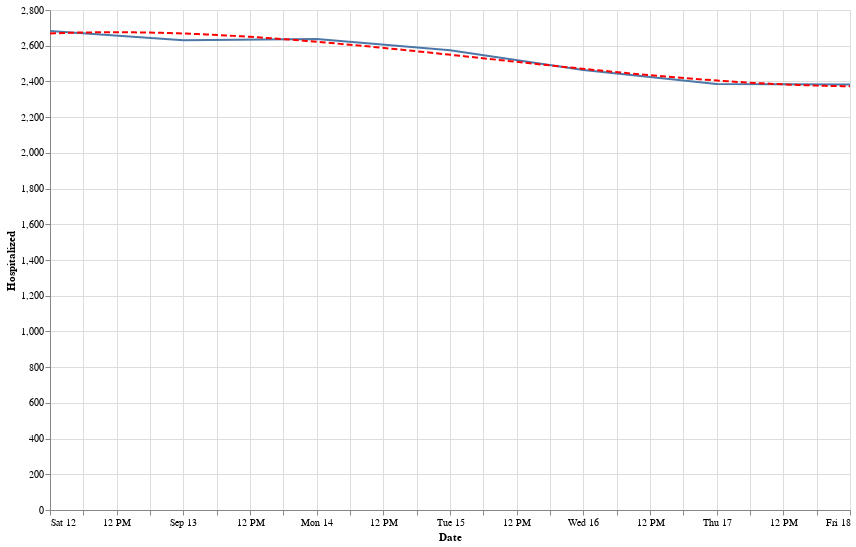

Here is the notebook cell this chart was saved with:
### Code cell
state = alt.Chart(data[data['State'] == 'FL'].sort_values('Date').tail(7)).mark_line().encode(
    x='Date:T',
    y='Hospitalized:Q'
)
reg = state.transform_regression("Date", "Hospitalized", method="poly").mark_line(color='red', strokeDash=[6,3])
(state+reg).properties(width=800, height=500).interactive()

### Figure 1 — Vega-Lite specification as saved in the notebook (floating-point values rounded to 4 significant figures)
{"config": {"view": {"continuousWidth": 400, "continuousHeight": 300}}, "layer": [{"mark": "line", "encoding": {"x": {"type": "temporal", "field": "Date"}, "y": {"type": "quantitative", "field": "Hospitalized"}}, "selection": {"selector008": {"type": "interval", "bind": "scales", "encodings": ["x", "y"]}}}, {"mark": {"type": "line", "color": "red", "strokeDash": [6, 3]}, "encoding": {"x": {"type": "temporal", "field": "Date"}, "y": {"type": "quantitative", "field": "Hospitalized"}}, "transform": [{"on": "Date", "regression": "Hospitalized", "method": "poly"}]}], "data": {"name": "data-e65aada78d47091cbd622a6e5a3be2e8"}, "height": 500, "width": 800, "$schema": "https://vega.github.io/schema/vega-lite/v4.0.2.json", "datasets": {"data-e65aada78d47091cbd622a6e5a3be2e8": [{"State": "FL", "Date": "09-12-2020", "Confirmed": 661600.0, "Deaths": 12600.0, "Recovered": 0.0, "Confirmed_New": 3190.0, "Deaths_New": 98.0, "Recovered_New": 0.0, "Active": 649000.0, "positive": 661600.0, "negative": 4240000.0, "pending": 3676.0, "totalTestResults": 4902000.0, "Hospitalized": 2683.0, "hospitalizedCumulative": 41690.0, "inIcuCurrently": null, "inIcuCumulative": null, "onVentilatorCurrently": null, "onVentilatorCumulative": null, "recovered": null, "dataQualityGrade": "A+", "lastUpdateEt": "9/11/2020 23:59", "dateModified": "2020-09-11T23:59:00Z", "checkTimeEt": "09/11 19:59", "death": 12760.0, "hospitalized": 41690.0, "dateChecked": "2020-09-11T23:59:00Z", "totalTestsViral": 6818000.0, "positiveTestsViral": 851900.0, "negativeTestsViral": 5927000.0, "positiveCasesViral": 661600.0, "deathConfirmed": 12760.0, "deathProbable": null, "totalTestEncountersViral": null, "totalTestsPeopleViral": 4909000.0, "totalTestsAntibody": 446700.0, "positiveTestsAntibody": 34740.0, "negativeTestsAntibody": 411900.0, "totalTestsPeopleAntibody": 437900.0, "positiveTestsPeopleAntibody": 34020.0, "negativeTestsPeopleAntibody": 403900.0, "totalTestsPeopleAntigen": null, "positiveTestsPeopleAntigen": 12580.0, "totalTestsAntigen": null, "positiveTestsAntigen": null, "fips": 12.0, "positiveIncrease": 3190.0, "negativeIncrease": 21730.0, "total": 4905000.0, "totalTestResultsSource": "posNeg", "totalTestResultsIncrease": 24920.0, "posNeg": 4902000.0, "deathIncrease": 98.0, "hospitalizedIncrease": 193.0, "hash": "188d0335691f616fdf912e127c0f9d4568a73973", "commercialScore": 0.0, "negativeRegularScore": 0.0, "negativeScore": 0.0, "positiveScore": 0.0, "score": 0.0, "grade": null}, {"State": "FL", "Date": "09-13-2020", "Confirmed": 664000.0, "Deaths": 12610.0, "Recovered": 0.0, "Confirmed_New": 2423.0, "Deaths_New": 8.0, "Recovered_New": 0.0, "Active": 651400.0, "positive": 664000.0, "negative": 4260000.0, "pending": 3696.0, "totalTestResults": 4924000.0, "Hospitalized": 2631.0, "hospitalizedCumulative": 41770.0, "inIcuCurrently": null, "inIcuCumulative": null, "onVentilatorCurrently": null, "onVentilatorCumulative": null, "recovered": null, "dataQualityGrade": "A+", "lastUpdateEt": "9/12/2020 23:59", "dateModified": "2020-09-12T23:59:00Z", "checkTimeEt": "09/12 19:59", "death": 12760.0, "hospitalized": 41770.0, "dateChecked": "2020-09-12T23:59:00Z", "totalTestsViral": 6856000.0, "positiveTestsViral": 854900.0, "negativeTestsViral": 5961000.0, "positiveCasesViral": 664000.0, "deathConfirmed": 12760.0, "deathProbable": null, "totalTestEncountersViral": null, "totalTestsPeopleViral": 4931000.0, "totalTestsAntibody": 446700.0, "positiveTestsAntibody": 34740.0, "negativeTestsAntibody": 411900.0, "totalTestsPeopleAntibody": 437900.0, "positiveTestsPeopleAntibody": 34020.0, "negativeTestsPeopleAntibody": 403900.0, "totalTestsPeopleAntigen": null, "positiveTestsPeopleAntigen": 12660.0, "totalTestsAntigen": null, "positiveTestsAntigen": null, "fips": 12.0, "positiveIncrease": 2423.0, "negativeIncrease": 19830.0, "total": 4928000.0, "totalTestResultsSource": "posNeg", "totalTestResultsIncrease": 22250.0, "posNeg": 4924000.0, "deathIncrease": 8.0, "hospitalizedIncrease": 82.0, "hash": "033818892ed13dc9c9aa656b3121a155a436a978", "commercialScore": 0.0, "negativeRegularScore": 0.0, "negativeScore": 0.0, "positiveScore": 0.0, "score": 0.0, "grade": null}, {"State": "FL", "Date": "09-14-2020", "Confirmed": 665700.0, "Deaths": 12640.0, "Recovered": 0.0, "Confirmed_New": 1736.0, "Deaths_New": 34.0, "Recovered_New": 0.0, "Active": 653100.0, "positive": 665700.0, "negative": 4275000.0, "pending": 3714.0, "totalTestResults": 4941000.0, "Hospitalized": 2637.0, "hospitalizedCumulative": 41850.0, "inIcuCurrently": null, "inIcuCumulative": null, "onVentilatorCurrently": null, "onVentilatorCumulative": null, "recovered": null, "dataQualityGrade": "A+", "lastUpdateEt": "9/13/2020 23:59", "dateModified": "2020-09-13T23:59:00Z", "checkTimeEt": "09/13 19:59", "death": 12800.0, "hospitalized": 41850.0, "dateChecked": "2020-09-13T23:59:00Z", "totalTestsViral": 6885000.0, "positiveTestsViral": 857200.0, "negativeTestsViral": 5988000.0, "positiveCasesViral": 665700.0, "deathConfirmed": 12800.0, "deathProbable": null, "totalTestEncountersViral": null, "totalTestsPeopleViral": 4948000.0, "totalTestsAntibody": 446700.0, "positiveTestsAntibody": 34740.0, "negativeTestsAntibody": 411900.0, "totalTestsPeopleAntibody": 437900.0, "positiveTestsPeopleAntibody": 34020.0, "negativeTestsPeopleAntibody": 403900.0, "totalTestsPeopleAntigen": null, "positiveTestsPeopleAntigen": 12760.0, "totalTestsAntigen": null, "positiveTestsAntigen": null, "fips": 12.0, "positiveIncrease": 1736.0, "negativeIncrease": 15340.0, "total": 4945000.0, "totalTestResultsSource": "posNeg", "totalTestResultsIncrease": 17080.0, "posNeg": 4941000.0, "deathIncrease": 36.0, "hospitalizedIncrease": 77.0, "hash": "bdf29fa3f9d423904287a539c4ada949bed261ae", "commercialScore": 0.0, "negativeRegularScore": 0.0, "negativeScore": 0.0, "positiveScore": 0.0, "score": 0.0, "grade": null}, {"State": "FL", "Date": "09-15-2020", "Confirmed": 668800.0, "Deaths": 12790.0, "Recovered": 0.0, "Confirmed_New": 3116.0, "Deaths_New": 145.0, "Recovered_New": 0.0, "Active": 656100.0, "positive": 668800.0, "negative": 4300000.0, "pending": 3760.0, "totalTestResults": 4969000.0, "Hospitalized": 2574.0, "hospitalizedCumulative": 42130.0, "inIcuCurrently": null, "inIcuCumulative": null, "onVentilatorCurrently": null, "onVentilatorCumulative": null, "recovered": null, "dataQualityGrade": "A+", "lastUpdateEt": "9/14/2020 23:59", "dateModified": "2020-09-14T23:59:00Z", "checkTimeEt": "09/14 19:59", "death": 12950.0, "hospitalized": 42130.0, "dateChecked": "2020-09-14T23:59:00Z", "totalTestsViral": 6928000.0, "positiveTestsViral": 861100.0, "negativeTestsViral": 6027000.0, "positiveCasesViral": 668800.0, "deathConfirmed": 12950.0, "deathProbable": null, "totalTestEncountersViral": null, "totalTestsPeopleViral": 4976000.0, "totalTestsAntibody": 446700.0, "positiveTestsAntibody": 34740.0, "negativeTestsAntibody": 411900.0, "totalTestsPeopleAntibody": 437900.0, "positiveTestsPeopleAntibody": 34020.0, "negativeTestsPeopleAntibody": 403900.0, "totalTestsPeopleAntigen": null, "positiveTestsPeopleAntigen": 13030.0, "totalTestsAntigen": null, "positiveTestsAntigen": null, "fips": 12.0, "positiveIncrease": 3116.0, "negativeIncrease": 24720.0, "total": 4973000.0, "totalTestResultsSource": "posNeg", "totalTestResultsIncrease": 27840.0, "posNeg": 4969000.0, "deathIncrease": 146.0, "hospitalizedIncrease": 281.0, "hash": "f18687f3f58bcd78963c46a04d9089b2ead73aec", "commercialScore": 0.0, "negativeRegularScore": 0.0, "negativeScore": 0.0, "positiveScore": 0.0, "score": 0.0, "grade": null}, {"State": "FL", "Date": "09-16-2020", "Confirmed": 671200.0, "Deaths": 12940.0, "Recovered": 0.0, "Confirmed_New": 2355.0, "Deaths_New": 152.0, "Recovered_New": 0.0, "Active": 658300.0, "positive": 671200.0, "negative": 4313000.0, "pending": 3793.0, "totalTestResults": 4984000.0, "Hospitalized": 2464.0, "hospitalizedCumulative": 42330.0, "inIcuCurrently": null, "inIcuCumulative": null, "onVentilatorCurrently": null, "onVentilatorCumulative": null, "recovered": null, "dataQualityGrade": "A", "lastUpdateEt": "9/15/2020 23:59", "dateModified": "2020-09-15T23:59:00Z", "checkTimeEt": "09/15 19:59", "death": 13100.0, "hospitalized": 42330.0, "dateChecked": "2020-09-15T23:59:00Z", "totalTestsViral": 6958000.0, "positiveTestsViral": 864100.0, "negativeTestsViral": 6054000.0, "positiveCasesViral": 671200.0, "deathConfirmed": 13100.0, "deathProbable": null, "totalTestEncountersViral": null, "totalTestsPeopleViral": 4991000.0, "totalTestsAntibody": 446700.0, "positiveTestsAntibody": 34740.0, "negativeTestsAntibody": 411900.0, "totalTestsPeopleAntibody": 437900.0, "positiveTestsPeopleAntibody": 34020.0, "negativeTestsPeopleAntibody": 403900.0, "totalTestsPeopleAntigen": null, "positiveTestsPeopleAntigen": 13050.0, "totalTestsAntigen": null, "positiveTestsAntigen": null, "fips": 12.0, "positiveIncrease": 2355.0, "negativeIncrease": 12820.0, "total": 4988000.0, "totalTestResultsSource": "posNeg", "totalTestResultsIncrease": 15180.0, "posNeg": 4984000.0, "deathIncrease": 154.0, "hospitalizedIncrease": 200.0, "hash": "cdceafe8a378d22bc0e5d369118ee3ee382066b8", "commercialScore": 0.0, "negativeRegularScore": 0.0, "negativeScore": 0.0, "positiveScore": 0.0, "score": 0.0, "grade": null}, {"State": "FL", "Date": "09-17-2020", "Confirmed": 674500.0, "Deaths": 13090.0, "Recovered": 0.0, "Confirmed_New": 3255.0, "Deaths_New": 147.0, "Recovered_New": 0.0, "Active": 661400.0, "positive": 674500.0, "negative": 4337000.0, "pending": 3817.0, "totalTestResults": 5011000.0, "Hospitalized": 2385.0, "hospitalizedCumulative": 42520.0, "inIcuCurrently": null, "inIcuCumulative": null, "onVentilatorCurrently": null, "onVentilatorCumulative": null, "recovered": null, "dataQualityGrade": "A", "lastUpdateEt": "9/16/2020 23:59", "dateModified": "2020-09-16T23:59:00Z", "checkTimeEt": "09/16 19:59", "death": 13250.0, "hospitalized": 42520.0, "dateChecked": "2020-09-16T23:59:00Z", "totalTestsViral": 7004000.0, "positiveTestsViral": 868100.0, "negativeTestsViral": 6095000.0, "positiveCasesViral": 674500.0, "deathConfirmed": 13250.0, "deathProbable": null, "totalTestEncountersViral": null, "totalTestsPeopleViral": 5018000.0, "totalTestsAntibody": 446700.0, "positiveTestsAntibody": 34740.0, "negativeTestsAntibody": 411900.0, "totalTestsPeopleAntibody": 437900.0, "positiveTestsPeopleAntibody": 34020.0, "negativeTestsPeopleAntibody": 403900.0, "totalTestsPeopleAntigen": null, "positiveTestsPeopleAntigen": 13790.0, "totalTestsAntigen": null, "positiveTestsAntigen": null, "fips": 12.0, "positiveIncrease": 3255.0, "negativeIncrease": 23700.0, "total": 5015000.0, "totalTestResultsSource": "posNeg", "totalTestResultsIncrease": 26950.0, "posNeg": 5011000.0, "deathIncrease": 147.0, "hospitalizedIncrease": 198.0, "hash": "1c1a91b1321852054957a668a056600e6f46a28c", "commercialScore": 0.0, "negativeRegularScore": 0.0, "negativeScore": 0.0, "positiveScore": 0.0, "score": 0.0, "grade": null}, {"State": "FL", "Date": "09-18-2020", "Confirmed": 677700.0, "Deaths": 13220.0, "Recovered": 0.0, "Confirmed_New": 3204.0, "Deaths_New": 139.0, "Recovered_New": 0.0, "Active": 664400.0, "positive": 677700.0, "negative": 4361000.0, "pending": 3870.0, "totalTestResults": 5038000.0, "Hospitalized": 2383.0, "hospitalizedCumulative": 42720.0, "inIcuCurrently": null, "inIcuCumulative": null, "onVentilatorCurrently": null, "onVentilatorCumulative": null, "recovered": null, "dataQualityGrade": "A", "lastUpdateEt": "9/17/2020 23:59", "dateModified": "2020-09-17T23:59:00Z", "checkTimeEt": "09/17 19:59", "death": 13390.0, "hospitalized": 42720.0, "dateChecked": "2020-09-17T23:59:00Z", "totalTestsViral": 7049000.0, "positiveTestsViral": 872100.0, "negativeTestsViral": 6137000.0, "positiveCasesViral": 677700.0, "deathConfirmed": 13390.0, "deathProbable": null, "totalTestEncountersViral": null, "totalTestsPeopleViral": 5045000.0, "totalTestsAntibody": 446700.0, "positiveTestsAntibody": 34740.0, "negativeTestsAntibody": 411900.0, "totalTestsPeopleAntibody": 437900.0, "positiveTestsPeopleAntibody": 34020.0, "negativeTestsPeopleAntibody": 403900.0, "totalTestsPeopleAntigen": null, "positiveTestsPeopleAntigen": 14080.0, "totalTestsAntigen": null, "positiveTestsAntigen": null, "fips": 12.0, "positiveIncrease": 3204.0, "negativeIncrease": 24080.0, "total": 5042000.0, "totalTestResultsSource": "posNeg", "totalTestResultsIncrease": 27290.0, "posNeg": 5038000.0, "deathIncrease": 140.0, "hospitalizedIncrease": 190.0, "hash": "da90ce0d4f98daa228a40e22e34f8eb1566c82fa", "commercialScore": 0.0, "negativeRegularScore": 0.0, "negativeScore": 0.0, "positiveScore": 0.0, "score": 0.0, "grade": null}]}}
